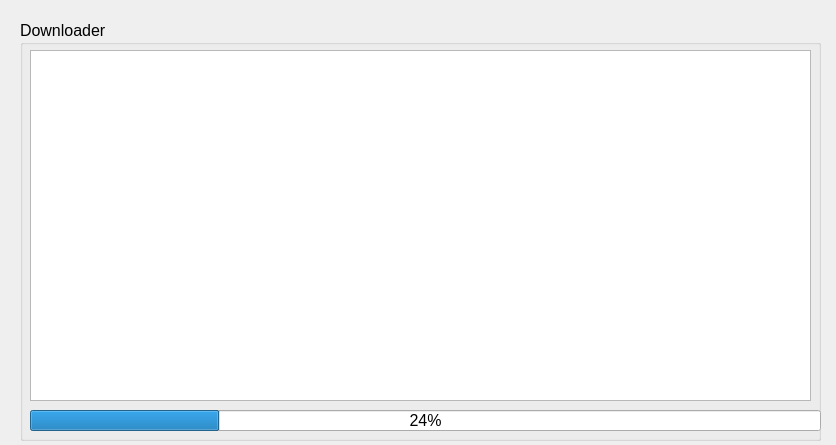
<?xml version="1.0" encoding="UTF-8"?>
<ui version="4.0">
 <class>Downloader_Dialog</class>
 <widget class="QDialog" name="Downloader_Dialog">
  <property name="geometry">
   <rect>
    <x>0</x>
    <y>0</y>
    <width>836</width>
    <height>445</height>
   </rect>
  </property>
  <property name="windowTitle">
   <string>Downloader</string>
  </property>
  <widget class="QGroupBox" name="Downloader_GroupBox">
   <property name="geometry">
    <rect>
     <x>20</x>
     <y>20</y>
     <width>801</width>
     <height>421</height>
    </rect>
   </property>
   <property name="font">
    <font>
     <pointsize>12</pointsize>
    </font>
   </property>
   <property name="title">
    <string>Downloader</string>
   </property>
   <widget class="QTextBrowser" name="textBrowser">
    <property name="geometry">
     <rect>
      <x>10</x>
      <y>30</y>
      <width>781</width>
      <height>351</height>
     </rect>
    </property>
   </widget>
   <widget class="QProgressBar" name="progressBar">
    <property name="geometry">
     <rect>
      <x>10</x>
      <y>390</y>
      <width>791</width>
      <height>21</height>
     </rect>
    </property>
    <property name="value">
     <number>24</number>
    </property>
   </widget>
  </widget>
 </widget>
 <resources/>
 <connections/>
</ui>
